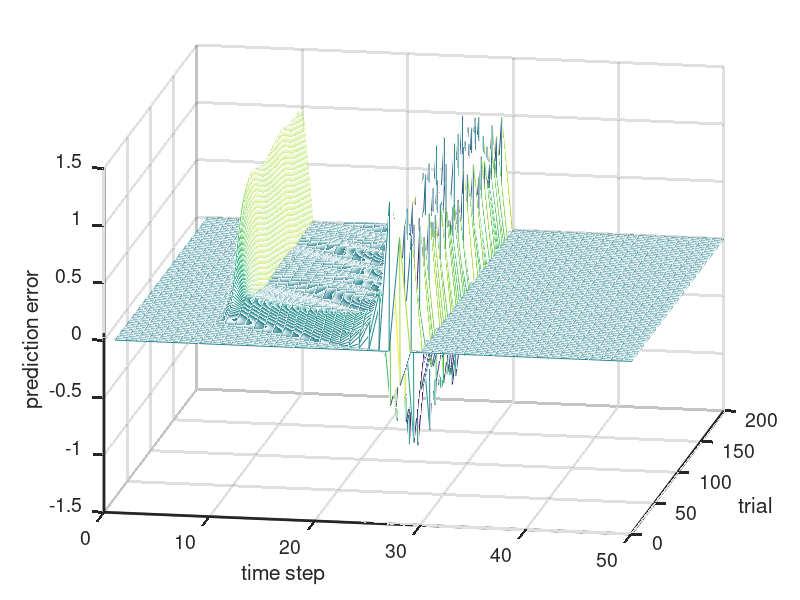

Write MATLAB code to recreate this figure.
% midDopeRanRew.m
% this script simulates the mesencehpalic dopamine system

a=0.3; % set learning rate
nTrials=200; % set number of trials
nTimes=50; % set number of time points per trial

x=zeros(nTimes,1); % set input unit vector
y=zeros(nTimes,1); % set difference unit vector
v=zeros(nTimes,1); % set weigth (value) vector
r=zeros(nTimes,1); % set reward vector
z=zeros(nTimes,1); % set prediction unit vector
Tcourse=zeros(nTrials,nTimes); % time course hold array

qTime=10; % set time of cur
rTime=30; % set reference reward time

x(qTime:rTime-1)=1; % set input responses

for tr=1:nTrials, % for each learning trail
    r=zeros(nTimes,1); % set reward vector
    % rJitter=rTime-ceil(6*rand)-1;
    rJitter=rTime-ceil(3*rand); % jitter the reward time
    r(rJitter)=1; % set the reward at reward time
    y=[0; diff(v.*x)]; % find the response of difference unit
    z=y+r; % find the response of prediction error unit
    v=v+a*x.*[z(2:nTimes);0]; % update the weights (values)
    Tcourse(tr,:)=z'; % save the prediction unit time course
end % end learning trial loop

% plot out results
fs=14; % set font size
lw=2; % set line width
clf
mesh(Tcourse)
view([10,20])
set(gca,'linewidth',lw)
set(gca,'fontsize',fs)
xlabel('time step')
ylabel('trial')
zlabel('prediction error')

